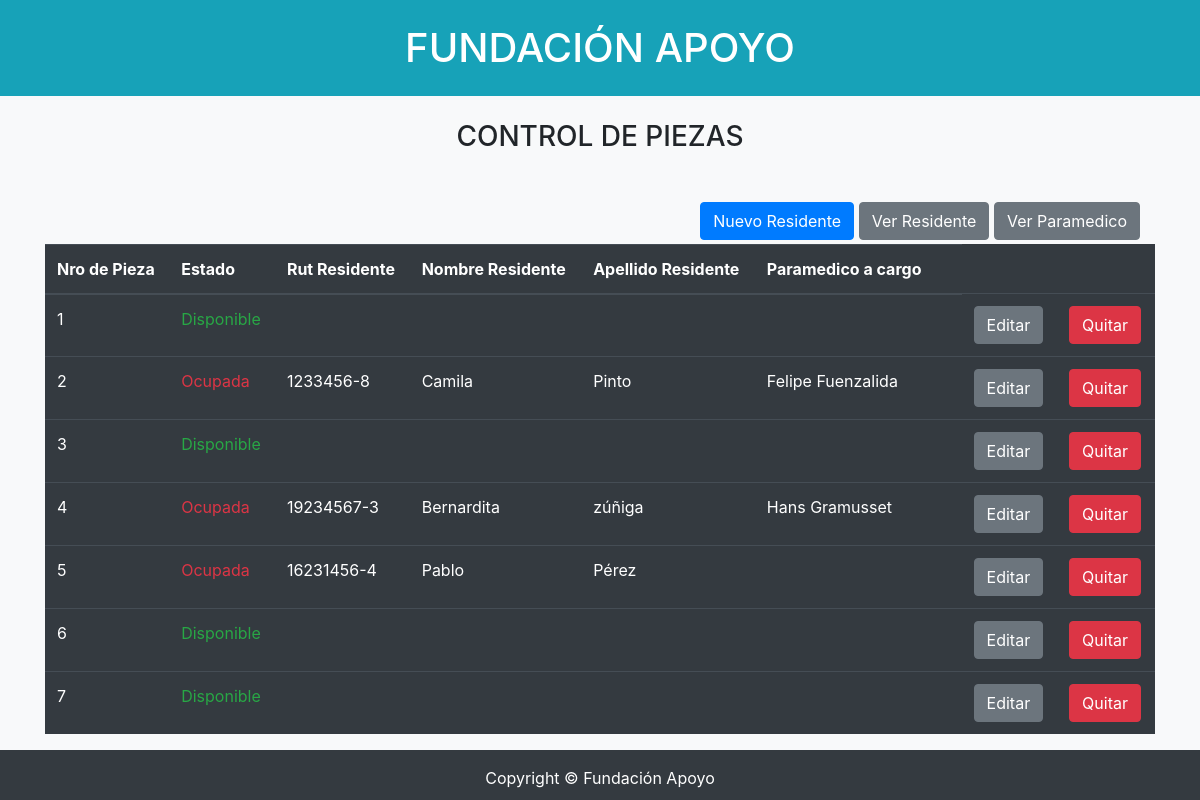
The page / on the database its author committed.
### adminPiezas/models.py (models this page shows, shortened)
class Pieza(models.Model):
    id = models.IntegerField(primary_key=True)
    nroPieza = models.IntegerField(validators=[MinValueValidator(1), MaxValueValidator(7)])
    estado = models.BooleanField(default=True)
    residente = models.ForeignKey(Residente, blank=True, null=True, on_delete=models.CASCADE)
    paramedico = models.ForeignKey(Paramedico, blank=True, null=True, on_delete=models.CASCADE)

class Residente(models.Model):
    id = models.IntegerField(primary_key=True)
    rut = models.CharField(max_length=10)
    nombre = models.CharField(max_length=200)
    apellido = models.CharField(max_length=200)
    fechaNacimiento = models.DateField()

class Paramedico(models.Model):
    id = models.IntegerField(primary_key=True)
    nombreP = models.CharField(max_length=100)
    rutP = models.CharField(max_length=10, null=True)
    fechaNacP = models.DateField(null=True)

### adminPiezas/views.py (the view)
# urls.py: path('', home, name='home'),
def home(request):
    piezas = Pieza.objects.all()
    datos = {
        'piezas': piezas,
    }
    return render(request, 'adminPiezas/home.html', datos)

### adminPiezas/templates/adminPiezas/home.html (shortened to what this page needs)
<!DOCTYPE html>
<html lang="en">
<head>
    <link rel="stylesheet" href="https://cdn.jsdelivr.net/npm/bootstrap@4.6.0/dist/css/bootstrap.min.css">
</head>
<body class="bg-light ">
    <h1 class="text-center  bg-info p-4 text-white">FUNDACIÓN APOYO</h1>
    <h3 class="text-center mt-4 text-uppercase">control de piezas</h3>
    <section class="container mt-5">
      <div class="container mb-1 text-right">
      <th><a href="{% url 'crear'%}" class="btn btn-primary"> Nuevo Residente</a></th>
      <th><a href="{% url 'ver'%}" class="btn btn-secondary"> Ver Residente</a></th>
      <th><a href="{% url 'para'%}" class="btn btn-secondary"> Ver Paramedico</a></th>
      </div>
      {% block content %}
      <table class="table table-dark">
        <thead>
          <tr>
            <th scope="col">Nro de Pieza</th>
            <th scope="col">Estado</th>
            <th scope="col">Rut Residente</th>
            <th scope="col">Nombre Residente</th>
            <th scope="col">Apellido Residente</th>
            <th scope="col">Paramedico a cargo</th>
            <th></th>
          </tr>
        </thead>
        <tbody>
            {%for pieza in piezas%}
            <tr>
              <td>{{pieza.nroPieza}}</td>
              {% if pieza.residente == null %}
                <td class="text-success">Disponible</td>
              {%else%}
                <td class="text-danger">Ocupada</td>
              {%endif%}
              <td>{{pieza.residente.rut}}</td>
              <td>{{pieza.residente.nombre}}</td>
              <td>{{pieza.residente.apellido}}</td>
              <td>{{pieza.paramedico.nombreP}}</td>
              <td></td>
              <td><a href="{% url 'edit-pieza' pieza.nroPieza%}" class="btn btn-secondary"> Editar</a></td>
              <td><a href="{% url 'quit-pieza' pieza.nroPieza%}" class="btn btn-danger"> Quitar</a></td>
            </tr>
            {%endfor%}
        </tbody>
      </table>
      {% endblock %}
    </section>
    <footer class="py-3 bg-dark">
      <div class="container"><p class="m-0 text-center text-white">Copyright &copy; Fundación Apoyo</p></div>
    </footer>
</body>
</html>

### adminPiezas/templates/adminPiezas/home.html (style rules this page uses)
footer { position: absolute; bottom: 0; width: 100%; height: 50px; }

### rows shown on the page
Pieza: nroPieza "1", shows "Disponible"
Pieza: nroPieza "2", shows "Ocupada", residente.rut "1233456-8", residente.nombre "Camila", residente.apellido "Pinto", paramedico.nombreP "Felipe Fuenzalida"
Pieza: nroPieza "3", shows "Disponible"
Pieza: nroPieza "4", shows "Ocupada", residente.rut "19234567-3", residente.nombre "Bernardita", residente.apellido "zúñiga", paramedico.nombreP "Hans Gramusset"
Pieza: nroPieza "5", shows "Ocupada", residente.rut "16231456-4", residente.nombre "Pablo", residente.apellido "Pérez"
Pieza: nroPieza "6", shows "Disponible"
Pieza: nroPieza "7", shows "Disponible"
